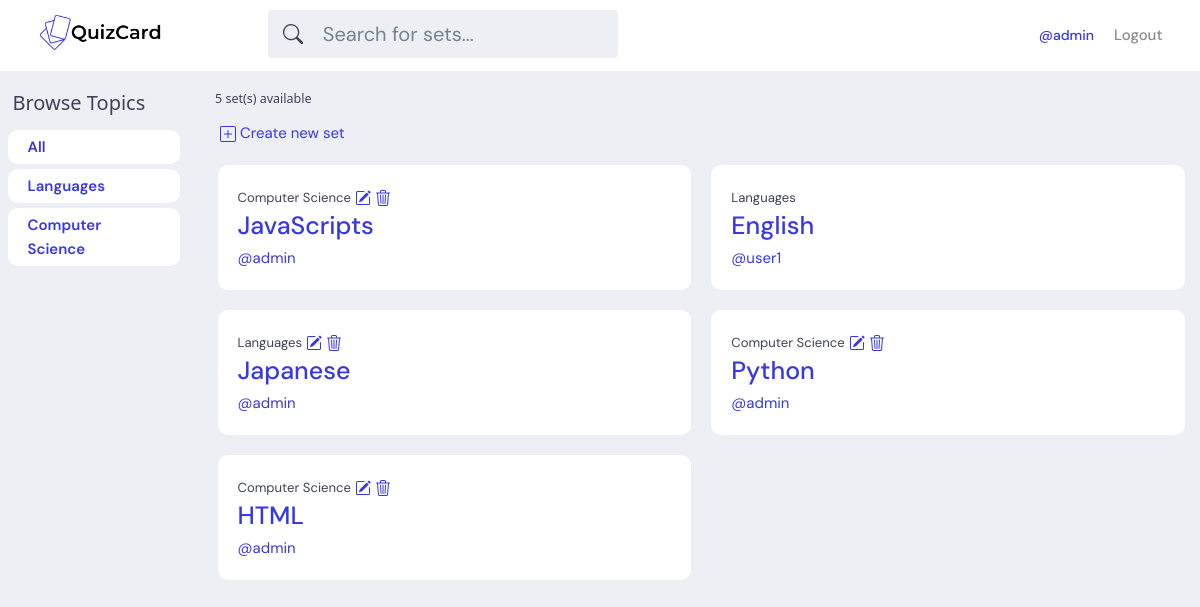
The app's page / (signed in) with its own data.
### base/models.py (models this page shows, shortened)
class Topic(models.Model):
    name = models.CharField(max_length=200)

class Set(models.Model):
    user = models.ForeignKey(User, on_delete=models.SET_NULL, null=True)
    topic = models.ForeignKey(Topic, on_delete=models.SET_NULL, null=True)
    name = models.CharField(max_length=200)
    updated = models.DateTimeField(auto_now=True)
    created = models.DateTimeField(auto_now_add=True)
    class Meta:
        ordering = ['-updated', '-created']

### base/views.py (the view)
# urls.py: path('', views.home, name="home"),
def home(request):
    q = request.GET.get('q') if request.GET.get('q') != None else ''
    sets = Set.objects.filter(
        Q(topic__name__icontains=q) |
        Q(name__icontains=q)
        )
    topics = Topic.objects.all()
    set_count = sets.count()
    context = {'sets':sets, 'topics':topics, 'set_count':set_count}
    return render(request, 'base/home.html', context)

### base/templates/base/home.html
{% extends 'main.html' %}
{% block content %}
<div class="row">
    <div class="topic-container col-2">
        {% include 'base/topics_bar.html' %}
    </div>
    <div class="feed-container col-10">
        <h5>{{set_count}} set(s) available</h5>
        <a class="create-set" href="{% url 'create-set' %}">
            <svg href="{% url 'create-set' %}" xmlns="http://www.w3.org/2000/svg" width="16" height="16" fill="currentColor" class="bi bi-plus-square" viewBox="0 0 16 16">
                <path d="M14 1a1 1 0 0 1 1 1v12a1 1 0 0 1-1 1H2a1 1 0 0 1-1-1V2a1 1 0 0 1 1-1h12zM2 0a2 2 0 0 0-2 2v12a2 2 0 0 0 2 2h12a2 2 0 0 0 2-2V2a2 2 0 0 0-2-2H2z"/>
                <path d="M8 4a.5.5 0 0 1 .5.5v3h3a.5.5 0 0 1 0 1h-3v3a.5.5 0 0 1-1 0v-3h-3a.5.5 0 0 1 0-1h3v-3A.5.5 0 0 1 8 4z"/>
            </svg>
            Create new set
        </a>
        {% include 'base/feed.html' %}
    </div>
</div>
{% endblock content %}

### templates/navbar.html (shortened to what this page needs)
{% load static %}
<header class="header header--loggedIn">
    <div class="container">
        <a href="{% url 'home' %}" class="header__logo">
            <img src="{% static 'assets/logo.png' %}" />
        </a>
        <form class="header__search" method="GET" action="{% url 'home' %}" >
            <label>
            <input type="text" name="q" placeholder="Search for sets..." />
            </label>
        </form>
        <nav class="header__menu">
            {% if request.user.is_authenticated %}
            <div class="header__user">
                <a href="{% url 'user-profile' request.user.id %}"><span>@{{request.user.username}}</span></a>
                <a href="{% url 'logout' %}" >Logout</a>
            {% else %}
                <a href="{% url 'login' %}" >Login</a>
            </div>
            {% endif %}
        </nav>
    </div>
</header>

### base/templates/base/topics_bar.html
<h2>Browse Topics</h2>
<div class="topic-box fw-semibold">
    <a href="{% url 'home' %}">All</a>
</div>
{% for topic in topics %}
<div class="topic-box fw-semibold">
    <a href="{% url 'home' %}?q={{topic.name}}">{{topic.name}}</a>
</div>
{% endfor %}

### base/templates/base/feed.html (shortened to what this page needs)
<div class="row">
    {% for set in sets %}
        <div class="set-container col-6">
            <div class="set-box">
                <small>{{set.topic.name}}</small>
                {% if request.user == set.user %}
                <a href= {% url 'update-set' set.id %}>
                <a href= {% url 'delete-set' set.id %}>
                {% endif %}
                <h1><a href="{% url 'set' set.id %}">{{set.name}}</a></h1>
                <a href="{% url 'user-profile' set.user.id %}">@{{set.user.username}}</a>
            </div>
        </div>
    {% endfor %}
</div>

### static/styles/styles.css (style rules this page uses)
:root { --color-main: #3738e2; --color-main-light: #0087FF; --color-dark: #3f4156; --color-dark-medium: #51546e; --color-dark-light: #696d97; --color-light: #fff; --color-gray: #8b8b8b; --color-light-gray: #b2bdbd; --color-bg: #edeff4; --color-success: #5dd693; --color-error: #fc4b0b; }
* { font-family: "DM Sans", -apple-system, BlinkMacSystemFont, "Segoe UI", Roboto, Oxygen, Ubuntu, Cantarell, "Open Sans", "Helvetica Neue", sans-serif; margin: 0; padding: 0; box-sizing: border-box; text-rendering: optimizeLegibility; font-size: inherit; }
html { font-size: 56.25%; }
@media only screen and (min-width: 1200px) { html { font-size: 62.5%; } }
body { line-height: 1.6; font-weight: 400; font-size: 1.5rem; color: var(--color-dark); background-color: var(--color-bg); }
img { width: 100%; }
a { display: inline-block; color: var(--color-main); text-decoration: none; }
input:not([type=checkbox],[type=radio]),select,textarea { width: max-content; }
.header { padding: 1rem; background-color: var(--color-light); }
.header > .container { display: flex; gap: 9.5rem; }
.header__logo, .header__user { display: flex; gap: 2rem; align-items: center; }
.header__logo > img { height: 40px; width: auto; }
.header__search > label { background-color: var(--color-bg); padding: 0.8rem 0.5rem; display: flex; align-items: center; gap: 1rem; border-radius: 4px; }
.header__search svg { fill: var(--color-dark); width: 2rem; height: 2rem; margin-left: 1rem; }
.header__search input { width: 30rem; background: transparent; border: none; outline: none; color: var(--color-dark); }
.header__menu { margin-left: auto; position: relative; }
.header__menu a { display: flex; gap: 1.5rem; align-items: center; font-weight: 500; text-decoration: none; color: var(--color-gray); }
.header__menu span { color: var(--color-main); font-weight: 500; font-size: 1.4rem; display: block; }
.topic-container { padding: 1rem; }
.topic-container h2 { padding: 1rem; }
.feed-container { padding: 2rem; }
.feed-container .create-set { margin: 1rem 0.5rem; }
.set-container { min-height: 10.5rem; padding: 1rem; box-sizing: border-box }
.set-box { border-radius: 1rem; padding: 2rem; background-color: #fff; }
.topic-box { border-radius: 1rem; padding: 0.5rem 2rem 0.5rem 2rem; margin: 0.5rem; background-color: #fff; }

### records on screen
Topic: name "Languages"
Topic: name "Computer Science"
Set: topic.name "Computer Science", name "JavaScripts", user.username "admin"
Set: topic.name "Languages", name "English", user.username "user1"
Set: topic.name "Languages", name "Japanese", user.username "admin"
Set: topic.name "Computer Science", name "Python", user.username "admin"
Set: topic.name "Computer Science", name "HTML", user.username "admin"

### other values on screen
{{ request.user.username }} "admin"
{{ set_count }} "5"
